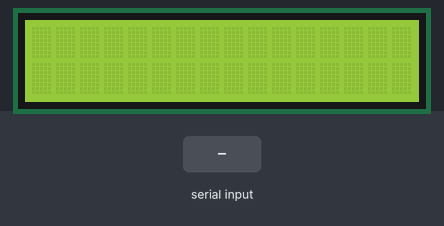
A sketch run on a simulated Arduino Uno, built with avr-gcc and run on an emulated ATmega328P. Shown: 16×2 character LCD. Inputs (shaded band) come from the test bench. What the sketch prints to the serial monitor is not drawn.

Above: at 1.2 s.
1.3 s: "90,45\n" received over Serial
At 3.5 s:
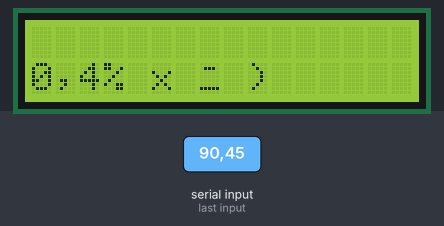
3.8 s: "30,150\n" received over Serial
At 5.7 s:
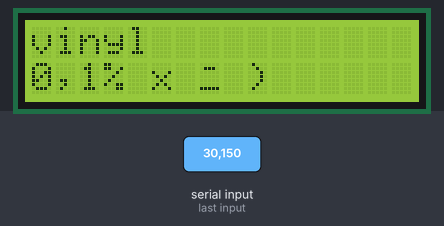
6.3 s: "90\n" received over Serial
8.8 s: "5\n" received over Serial
At 10.1 s:
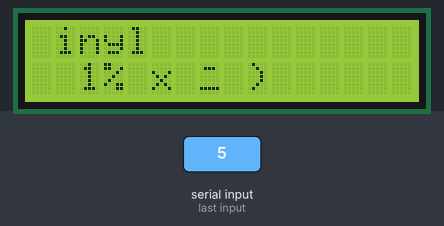
11.3 s: "200\n" received over Serial
At 13.5 s:
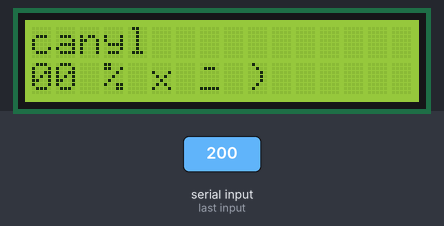
13.8 s: "5\n" received over Serial
At 15.2 s:
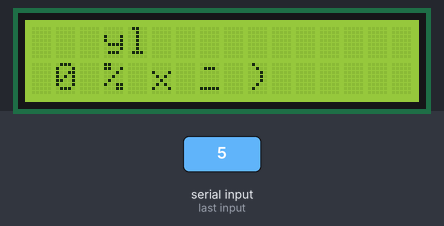
Timing chart, 0 to 16.8 s (numbered marks = the images above; inputs shaded):
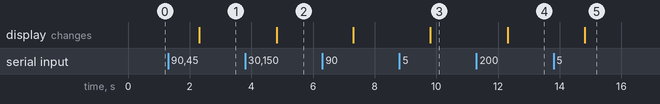

The sketch:

main.ino
```cpp
#include <LiquidCrystal_I2C.h>
#include <string.h>

LiquidCrystal_I2C lcd(0x27, 16, 2);

String cmd;

void setup() {
  Serial.begin(9600);

  lcd.init();
  lcd.backlight();
}

void loop() {
    if(Serial.available()){
      cmd = Serial.readString();
      int nameNum = cmd[0] - 48;
      char nameList[4][8] = {
        {'p','a','p','e','r'},
        {'p','l','a','s','t','i','c'},
        {'c','a','n'},
        {'v','i','n','y','l'}
        };
      char _name[8];
      strcpy(_name, nameList[nameNum]);
      char number[4] = {cmd[1], cmd[2], cmd[3], '%'};

      lcd.setCursor(0, 0);
      lcd.print(_name);

      lcd.setCursor(0, 1);
      lcd.print(number);

      Serial.println(_name);
      Serial.println(number);
    }
}
```

Measured:
- after the input at 1.3 s, the display: changes after 1.0 s (image 1)
- after the input at 3.8 s, the display: changes after 1.0 s (image 2)
- after the input at 8.8 s, the display: changes after 1.0 s (image 3)
- after the input at 11.3 s, the display: changes after 1.0 s (image 4)
- after the input at 13.8 s, the display: changes after 1.0 s (image 5)
